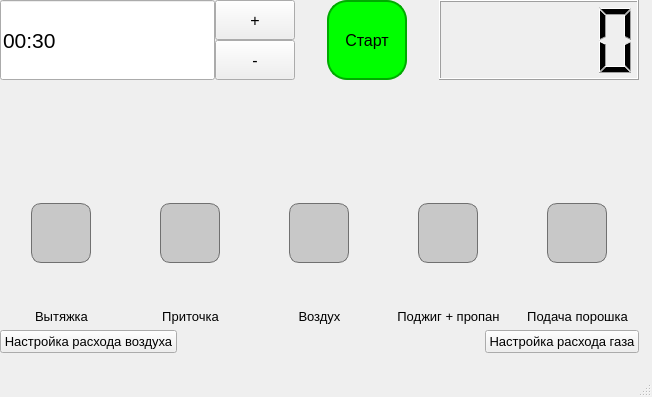
<?xml version="1.0" encoding="UTF-8"?>
<ui version="4.0">
 <class>MainWindow</class>
 <widget class="QMainWindow" name="MainWindow">
  <property name="geometry">
   <rect>
    <x>0</x>
    <y>0</y>
    <width>652</width>
    <height>397</height>
   </rect>
  </property>
  <property name="windowTitle">
   <string>MicroSphere</string>
  </property>
  <property name="windowIcon">
   <iconset>
    <normaloff>../../../../logo-tsuab2.jpg</normaloff>../../../../logo-tsuab2.jpg</iconset>
  </property>
  <property name="layoutDirection">
   <enum>Qt::LeftToRight</enum>
  </property>
  <widget class="QWidget" name="centralwidget">
   <widget class="QWidget" name="gridLayoutWidget">
    <property name="geometry">
     <rect>
      <x>0</x>
      <y>0</y>
      <width>639</width>
      <height>353</height>
     </rect>
    </property>
    <layout class="QGridLayout" name="gridLayout">
     <property name="sizeConstraint">
      <enum>QLayout::SetMaximumSize</enum>
     </property>
     <item row="0" column="3">
      <spacer name="horizontalSpacer_2">
       <property name="orientation">
        <enum>Qt::Horizontal</enum>
       </property>
       <property name="sizeType">
        <enum>QSizePolicy::Fixed</enum>
       </property>
       <property name="sizeHint" stdset="0">
        <size>
         <width>20</width>
         <height>20</height>
        </size>
       </property>
      </spacer>
     </item>
     <item row="1" column="0">
      <widget class="QLabel" name="StatusLabel">
       <property name="font">
        <font>
         <pointsize>12</pointsize>
        </font>
       </property>
       <property name="text">
        <string/>
       </property>
      </widget>
     </item>
     <item row="3" column="0" colspan="5">
      <layout class="QHBoxLayout" name="horizontalLayout_22">
       <item>
        <widget class="QPushButton" name="ButtonAirQ">
         <property name="font">
          <font>
           <pointsize>10</pointsize>
          </font>
         </property>
         <property name="text">
          <string>Настройка расхода воздуха</string>
         </property>
        </widget>
       </item>
       <item>
        <spacer name="horizontalSpacer_23">
         <property name="orientation">
          <enum>Qt::Horizontal</enum>
         </property>
         <property name="sizeHint" stdset="0">
          <size>
           <width>150</width>
           <height>20</height>
          </size>
         </property>
        </spacer>
       </item>
       <item>
        <widget class="QPushButton" name="ButtonGasQ">
         <property name="font">
          <font>
           <pointsize>10</pointsize>
          </font>
         </property>
         <property name="text">
          <string>Настройка расхода газа</string>
         </property>
        </widget>
       </item>
      </layout>
     </item>
     <item row="0" column="1">
      <spacer name="horizontalSpacer">
       <property name="orientation">
        <enum>Qt::Horizontal</enum>
       </property>
       <property name="sizeType">
        <enum>QSizePolicy::Fixed</enum>
       </property>
       <property name="sizeHint" stdset="0">
        <size>
         <width>20</width>
         <height>10</height>
        </size>
       </property>
      </spacer>
     </item>
     <item row="0" column="4">
      <widget class="QLCDNumber" name="LCD">
       <property name="sizePolicy">
        <sizepolicy hsizetype="Fixed" vsizetype="Minimum">
         <horstretch>0</horstretch>
         <verstretch>0</verstretch>
        </sizepolicy>
       </property>
       <property name="minimumSize">
        <size>
         <width>200</width>
         <height>0</height>
        </size>
       </property>
       <property name="maximumSize">
        <size>
         <width>200</width>
         <height>16777215</height>
        </size>
       </property>
       <property name="font">
        <font>
         <pointsize>12</pointsize>
         <weight>75</weight>
         <bold>true</bold>
        </font>
       </property>
       <property name="value" stdset="0">
        <double>0.000000000000000</double>
       </property>
      </widget>
     </item>
     <item row="2" column="0" colspan="5">
      <layout class="QHBoxLayout" name="horizontalLayout">
       <property name="sizeConstraint">
        <enum>QLayout::SetMinAndMaxSize</enum>
       </property>
       <item>
        <layout class="QVBoxLayout" name="VentLayout">
         <item>
          <layout class="QHBoxLayout" name="horizontalLayout_4">
           <item>
            <spacer name="horizontalSpacer_3">
             <property name="orientation">
              <enum>Qt::Horizontal</enum>
             </property>
             <property name="sizeType">
              <enum>QSizePolicy::Maximum</enum>
             </property>
             <property name="sizeHint" stdset="0">
              <size>
               <width>40</width>
               <height>20</height>
              </size>
             </property>
            </spacer>
           </item>
           <item>
            <widget class="QPushButton" name="VentIndicator">
             <property name="enabled">
              <bool>true</bool>
             </property>
             <property name="minimumSize">
              <size>
               <width>60</width>
               <height>60</height>
              </size>
             </property>
             <property name="maximumSize">
              <size>
               <width>60</width>
               <height>60</height>
              </size>
             </property>
             <property name="cursor">
              <cursorShape>PointingHandCursor</cursorShape>
             </property>
             <property name="styleSheet">
              <string notr="true">QPushButton {
border: 1px solid;
border-radius: 10px;
border-style: solid;
padding: 5px;
background-color: rgb(200, 200, 200);
border-color: rgb(112, 112, 112);
}
</string>
             </property>
             <property name="text">
              <string/>
             </property>
             <property name="checkable">
              <bool>false</bool>
             </property>
             <property name="flat">
              <bool>true</bool>
             </property>
            </widget>
           </item>
           <item>
            <spacer name="horizontalSpacer_4">
             <property name="orientation">
              <enum>Qt::Horizontal</enum>
             </property>
             <property name="sizeType">
              <enum>QSizePolicy::Maximum</enum>
             </property>
             <property name="sizeHint" stdset="0">
              <size>
               <width>40</width>
               <height>20</height>
              </size>
             </property>
            </spacer>
           </item>
          </layout>
         </item>
         <item>
          <spacer name="verticalSpacer_2">
           <property name="orientation">
            <enum>Qt::Vertical</enum>
           </property>
           <property name="sizeHint" stdset="0">
            <size>
             <width>20</width>
             <height>40</height>
            </size>
           </property>
          </spacer>
         </item>
         <item>
          <widget class="QLabel" name="label">
           <property name="font">
            <font>
             <pointsize>10</pointsize>
            </font>
           </property>
           <property name="text">
            <string>Вытяжка</string>
           </property>
           <property name="alignment">
            <set>Qt::AlignCenter</set>
           </property>
          </widget>
         </item>
        </layout>
       </item>
       <item>
        <layout class="QVBoxLayout" name="VitajLayout_2">
         <item>
          <layout class="QHBoxLayout" name="horizontalLayout_9">
           <item>
            <spacer name="horizontalSpacer_13">
             <property name="orientation">
              <enum>Qt::Horizontal</enum>
             </property>
             <property name="sizeType">
              <enum>QSizePolicy::Maximum</enum>
             </property>
             <property name="sizeHint" stdset="0">
              <size>
               <width>40</width>
               <height>20</height>
              </size>
             </property>
            </spacer>
           </item>
           <item>
            <widget class="QPushButton" name="VitajIndicator">
             <property name="enabled">
              <bool>true</bool>
             </property>
             <property name="minimumSize">
              <size>
               <width>60</width>
               <height>60</height>
              </size>
             </property>
             <property name="maximumSize">
              <size>
               <width>60</width>
               <height>60</height>
              </size>
             </property>
             <property name="cursor">
              <cursorShape>PointingHandCursor</cursorShape>
             </property>
             <property name="styleSheet">
              <string notr="true">QPushButton {
border: 1px solid;
border-radius: 10px;
border-style: solid;
padding: 5px;
background-color: rgb(200, 200, 200);
	border-color: rgb(112, 112, 112);
}
</string>
             </property>
             <property name="text">
              <string/>
             </property>
             <property name="flat">
              <bool>true</bool>
             </property>
            </widget>
           </item>
           <item>
            <spacer name="horizontalSpacer_14">
             <property name="orientation">
              <enum>Qt::Horizontal</enum>
             </property>
             <property name="sizeType">
              <enum>QSizePolicy::Maximum</enum>
             </property>
             <property name="sizeHint" stdset="0">
              <size>
               <width>40</width>
               <height>20</height>
              </size>
             </property>
            </spacer>
           </item>
          </layout>
         </item>
         <item>
          <spacer name="verticalSpacer_6">
           <property name="orientation">
            <enum>Qt::Vertical</enum>
           </property>
           <property name="sizeHint" stdset="0">
            <size>
             <width>20</width>
             <height>40</height>
            </size>
           </property>
          </spacer>
         </item>
         <item>
          <widget class="QLabel" name="label_8">
           <property name="font">
            <font>
             <pointsize>10</pointsize>
            </font>
           </property>
           <property name="text">
            <string>Приточка</string>
           </property>
           <property name="alignment">
            <set>Qt::AlignCenter</set>
           </property>
          </widget>
         </item>
        </layout>
       </item>
       <item>
        <layout class="QVBoxLayout" name="AirLayout">
         <item>
          <layout class="QHBoxLayout" name="horizontalLayout_6">
           <item>
            <spacer name="horizontalSpacer_7">
             <property name="orientation">
              <enum>Qt::Horizontal</enum>
             </property>
             <property name="sizeType">
              <enum>QSizePolicy::Maximum</enum>
             </property>
             <property name="sizeHint" stdset="0">
              <size>
               <width>40</width>
               <height>20</height>
              </size>
             </property>
            </spacer>
           </item>
           <item>
            <widget class="QPushButton" name="AirIndicator">
             <property name="enabled">
              <bool>true</bool>
             </property>
             <property name="minimumSize">
              <size>
               <width>60</width>
               <height>60</height>
              </size>
             </property>
             <property name="maximumSize">
              <size>
               <width>60</width>
               <height>60</height>
              </size>
             </property>
             <property name="cursor">
              <cursorShape>PointingHandCursor</cursorShape>
             </property>
             <property name="styleSheet">
              <string notr="true">QPushButton {
border: 1px solid;
border-radius: 10px;
border-style: solid;
padding: 5px;
background-color: rgb(200, 200, 200);
	border-color: rgb(112, 112, 112);
}
</string>
             </property>
             <property name="text">
              <string/>
             </property>
             <property name="flat">
              <bool>true</bool>
             </property>
            </widget>
           </item>
           <item>
            <spacer name="horizontalSpacer_8">
             <property name="orientation">
              <enum>Qt::Horizontal</enum>
             </property>
             <property name="sizeType">
              <enum>QSizePolicy::Maximum</enum>
             </property>
             <property name="sizeHint" stdset="0">
              <size>
               <width>40</width>
               <height>20</height>
              </size>
             </property>
            </spacer>
           </item>
          </layout>
         </item>
         <item>
          <spacer name="verticalSpacer_3">
           <property name="orientation">
            <enum>Qt::Vertical</enum>
           </property>
           <property name="sizeHint" stdset="0">
            <size>
             <width>20</width>
             <height>40</height>
            </size>
           </property>
          </spacer>
         </item>
         <item>
          <widget class="QLabel" name="label_3">
           <property name="font">
            <font>
             <pointsize>10</pointsize>
            </font>
           </property>
           <property name="text">
            <string>Воздух</string>
           </property>
           <property name="alignment">
            <set>Qt::AlignCenter</set>
           </property>
          </widget>
         </item>
        </layout>
       </item>
       <item>
        <layout class="QVBoxLayout" name="FirePropanLayout">
         <item>
          <layout class="QHBoxLayout" name="horizontalLayout_7">
           <item>
            <spacer name="horizontalSpacer_9">
             <property name="orientation">
              <enum>Qt::Horizontal</enum>
             </property>
             <property name="sizeType">
              <enum>QSizePolicy::Maximum</enum>
             </property>
             <property name="sizeHint" stdset="0">
              <size>
               <width>40</width>
               <height>20</height>
              </size>
             </property>
            </spacer>
           </item>
           <item>
            <widget class="QPushButton" name="FireIndicator">
             <property name="enabled">
              <bool>true</bool>
             </property>
             <property name="minimumSize">
              <size>
               <width>60</width>
               <height>60</height>
              </size>
             </property>
             <property name="maximumSize">
              <size>
               <width>60</width>
               <height>60</height>
              </size>
             </property>
             <property name="styleSheet">
              <string notr="true">QPushButton {
border: 1px solid;
border-radius: 10px;
border-style: solid;
padding: 5px;
background-color: rgb(200, 200, 200);
	border-color: rgb(112, 112, 112);
}
</string>
             </property>
             <property name="text">
              <string/>
             </property>
             <property name="flat">
              <bool>true</bool>
             </property>
            </widget>
           </item>
           <item>
            <spacer name="horizontalSpacer_10">
             <property name="orientation">
              <enum>Qt::Horizontal</enum>
             </property>
             <property name="sizeType">
              <enum>QSizePolicy::Maximum</enum>
             </property>
             <property name="sizeHint" stdset="0">
              <size>
               <width>40</width>
               <height>20</height>
              </size>
             </property>
            </spacer>
           </item>
          </layout>
         </item>
         <item>
          <spacer name="verticalSpacer_4">
           <property name="orientation">
            <enum>Qt::Vertical</enum>
           </property>
           <property name="sizeHint" stdset="0">
            <size>
             <width>20</width>
             <height>40</height>
            </size>
           </property>
          </spacer>
         </item>
         <item>
          <widget class="QLabel" name="label_2">
           <property name="font">
            <font>
             <pointsize>10</pointsize>
            </font>
           </property>
           <property name="text">
            <string>Поджиг + пропан</string>
           </property>
           <property name="alignment">
            <set>Qt::AlignCenter</set>
           </property>
          </widget>
         </item>
        </layout>
       </item>
       <item>
        <layout class="QVBoxLayout" name="PowerLayout">
         <item>
          <layout class="QHBoxLayout" name="horizontalLayout_8">
           <item>
            <spacer name="horizontalSpacer_11">
             <property name="orientation">
              <enum>Qt::Horizontal</enum>
             </property>
             <property name="sizeType">
              <enum>QSizePolicy::Maximum</enum>
             </property>
             <property name="sizeHint" stdset="0">
              <size>
               <width>40</width>
               <height>20</height>
              </size>
             </property>
            </spacer>
           </item>
           <item>
            <widget class="QPushButton" name="PowerIndicator">
             <property name="enabled">
              <bool>true</bool>
             </property>
             <property name="minimumSize">
              <size>
               <width>60</width>
               <height>60</height>
              </size>
             </property>
             <property name="maximumSize">
              <size>
               <width>60</width>
               <height>60</height>
              </size>
             </property>
             <property name="styleSheet">
              <string notr="true">QPushButton {
border: 1px solid;
border-radius: 10px;
border-style: solid;
padding: 5px;
background-color: rgb(200, 200, 200);
	border-color: rgb(112, 112, 112);
}
</string>
             </property>
             <property name="text">
              <string/>
             </property>
             <property name="flat">
              <bool>true</bool>
             </property>
            </widget>
           </item>
           <item>
            <spacer name="horizontalSpacer_12">
             <property name="orientation">
              <enum>Qt::Horizontal</enum>
             </property>
             <property name="sizeType">
              <enum>QSizePolicy::Maximum</enum>
             </property>
             <property name="sizeHint" stdset="0">
              <size>
               <width>40</width>
               <height>20</height>
              </size>
             </property>
            </spacer>
           </item>
          </layout>
         </item>
         <item>
          <spacer name="verticalSpacer_5">
           <property name="orientation">
            <enum>Qt::Vertical</enum>
           </property>
           <property name="sizeHint" stdset="0">
            <size>
             <width>20</width>
             <height>40</height>
            </size>
           </property>
          </spacer>
         </item>
         <item>
          <widget class="QLabel" name="label_7">
           <property name="font">
            <font>
             <pointsize>10</pointsize>
            </font>
           </property>
           <property name="text">
            <string>Подача порошка</string>
           </property>
           <property name="alignment">
            <set>Qt::AlignCenter</set>
           </property>
          </widget>
         </item>
        </layout>
       </item>
      </layout>
     </item>
     <item row="1" column="2">
      <spacer name="verticalSpacer">
       <property name="orientation">
        <enum>Qt::Vertical</enum>
       </property>
       <property name="sizeHint" stdset="0">
        <size>
         <width>20</width>
         <height>40</height>
        </size>
       </property>
      </spacer>
     </item>
     <item row="0" column="2">
      <widget class="QPushButton" name="StartButton">
       <property name="minimumSize">
        <size>
         <width>80</width>
         <height>80</height>
        </size>
       </property>
       <property name="maximumSize">
        <size>
         <width>80</width>
         <height>80</height>
        </size>
       </property>
       <property name="font">
        <font>
         <pointsize>12</pointsize>
        </font>
       </property>
       <property name="cursor">
        <cursorShape>PointingHandCursor</cursorShape>
       </property>
       <property name="styleSheet">
        <string notr="true">QPushButton {
border: 2px solid;
border-radius: 20px;
border-style: solid;
padding: 5px;
background-color: rgb(0, 255, 0); 
border-color: rgb(0, 170, 0);
}
</string>
       </property>
       <property name="text">
        <string>Старт</string>
       </property>
       <property name="default">
        <bool>true</bool>
       </property>
       <property name="flat">
        <bool>true</bool>
       </property>
      </widget>
     </item>
     <item row="0" column="0">
      <layout class="QGridLayout" name="gridLayout_3">
       <property name="spacing">
        <number>0</number>
       </property>
       <item row="1" column="1">
        <widget class="QPushButton" name="timeminus">
         <property name="minimumSize">
          <size>
           <width>0</width>
           <height>40</height>
          </size>
         </property>
         <property name="font">
          <font>
           <pointsize>12</pointsize>
          </font>
         </property>
         <property name="cursor">
          <cursorShape>PointingHandCursor</cursorShape>
         </property>
         <property name="text">
          <string>-</string>
         </property>
        </widget>
       </item>
       <item row="0" column="1">
        <widget class="QPushButton" name="timeplus">
         <property name="minimumSize">
          <size>
           <width>0</width>
           <height>40</height>
          </size>
         </property>
         <property name="font">
          <font>
           <pointsize>12</pointsize>
          </font>
         </property>
         <property name="cursor">
          <cursorShape>PointingHandCursor</cursorShape>
         </property>
         <property name="autoFillBackground">
          <bool>false</bool>
         </property>
         <property name="text">
          <string>+</string>
         </property>
        </widget>
       </item>
       <item row="0" column="0" rowspan="2">
        <widget class="QLineEdit" name="timeEdit">
         <property name="minimumSize">
          <size>
           <width>0</width>
           <height>80</height>
          </size>
         </property>
         <property name="font">
          <font>
           <pointsize>16</pointsize>
          </font>
         </property>
         <property name="inputMethodHints">
          <set>Qt::ImhPreferNumbers</set>
         </property>
         <property name="inputMask">
          <string>00:00</string>
         </property>
         <property name="text">
          <string>00:30</string>
         </property>
        </widget>
       </item>
      </layout>
     </item>
    </layout>
   </widget>
  </widget>
  <widget class="QMenuBar" name="menubar">
   <property name="geometry">
    <rect>
     <x>0</x>
     <y>0</y>
     <width>652</width>
     <height>18</height>
    </rect>
   </property>
  </widget>
  <widget class="QStatusBar" name="statusbar"/>
 </widget>
 <resources/>
 <connections/>
</ui>
